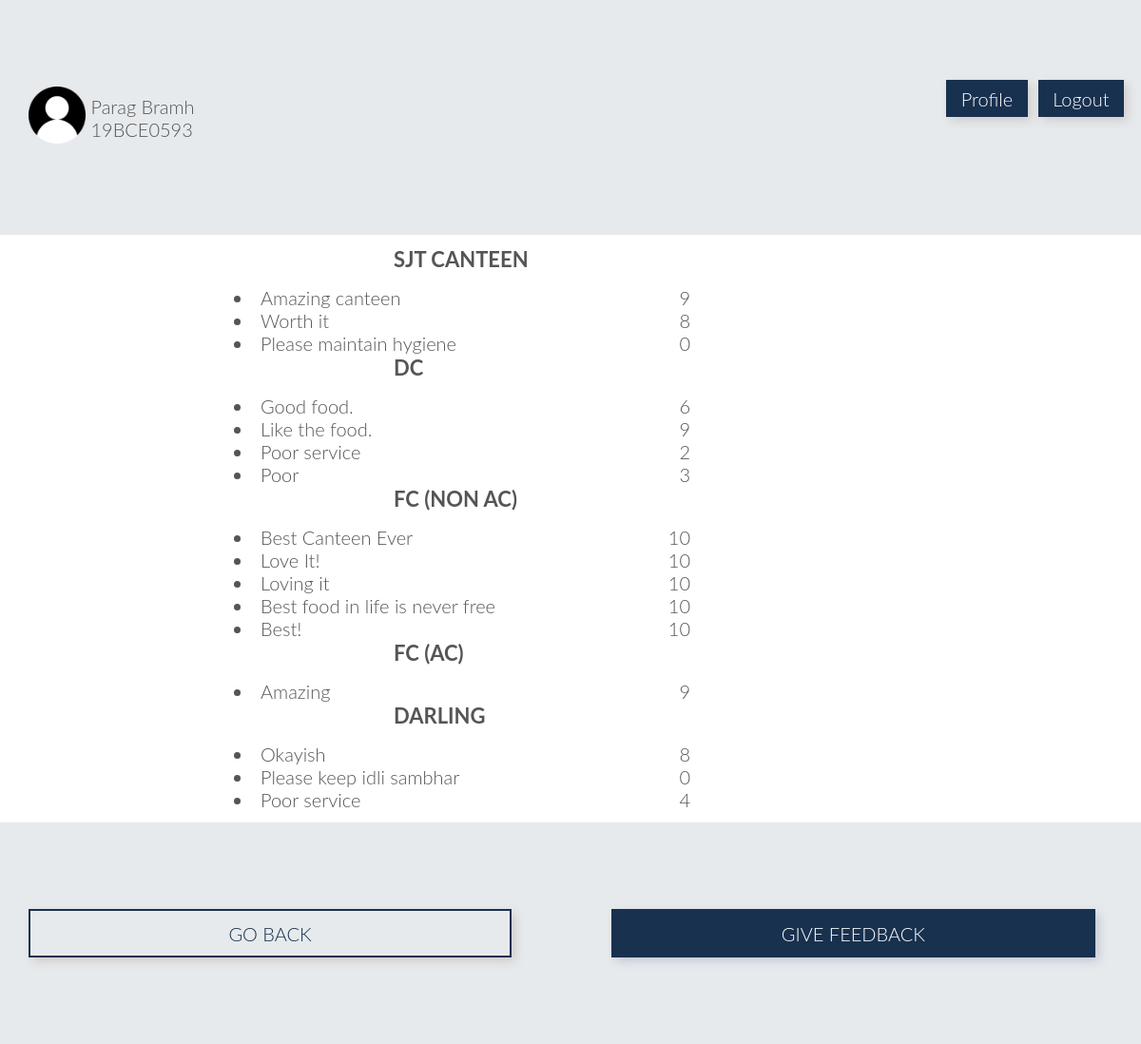
The page /viewfeed.php (signed in) on the database its author committed.
### tables this page shows
CREATE TABLE `customer` (
  `custid` varchar(10) NOT NULL,
  `name` varchar(25) DEFAULT NULL,
  `wallet` int(11) DEFAULT NULL,
  `hblock` varchar(2) DEFAULT NULL,
  `hroom` int(11) DEFAULT NULL,
  `phone` decimal(30,0) DEFAULT NULL
);

CREATE TABLE `feedback` (
  `fid` int(11) NOT NULL,
  `cid` int(11) DEFAULT NULL,
  `custid` varchar(25) DEFAULT NULL,
  `content` varchar(150) DEFAULT NULL,
  `rating` int(11) DEFAULT NULL
);

### viewfeed.php (the view, shortened to what this page needs)
<!DOCTYPE html>
<?php
    include('sessioncust.php');
    $uname = $_SESSION['login_user'];
    $sql = "SELECT * from customer where custid='$uname'";
    $result = mysqli_query($db,$sql);
    $row = mysqli_fetch_array($result,MYSQLI_ASSOC);
?>
<html>
    <head>
        <link rel="stylesheet" type="text/css" href="css/style.css">
        <link rel="stylesheet" type="text/css" href="css/grid.css">
    </head>
    <body>
        <section class="section-plans">
            <div class="row">
                <div class="col span-10-of-12">
                    <img src="images/person.png" style="border-radius: 20%; width: 5vw;">
                    <div style="display: inline-block; vertical-align: super"><?php echo $row['name']?><br><?php echo $row['custid']?></div>
                </div>
                <div class="col span-1-of-12"><a style="text-decoration: none; background-color: #18314f; padding: 10% 20%; color: white; vertical-align: text-bottom; margin-top: 20%; margin-bottom: 20%; box-shadow: 4px 4px 10px rgba(72, 39, 10, 0.15)" href="profile.php">Profile</a></div>
                <div class="col span-1-of-12"><a style="text-decoration: none; background-color: #18314f; padding: 10% 20%; color: white; vertical-align: text-bottom; margin-top: 20%; margin-bottom: 20%; box-shadow: 4px 4px 10px rgba(72, 39, 10, 0.15)" href="index.php">Logout</a></div>
            </div>
        </section>
        <section class="section-cant">
            <div class="row">
                <h3 style="margin-left:32vw;"><strong>SJT CANTEEN</strong></h3>
                    <?php
                        $q = "Select * from feedback where cid=919";
                        $res = mysqli_query($db,$q);
                        while($item = mysqli_fetch_array($res, MYSQLI_ASSOC)){
                            echo "<li style=\"margin-left:18vw; width:40vw;\">".$item['content']."<div style=\"float:right;\">".$item['rating']."</div></li>";
                        }
                    ?>
            </div>
            <div class="row">
                <h3 style="margin-left:32vw;"><strong>DC</strong></h3>
                    <?php
                        $q = "Select * from feedback where cid=943";
                        $res = mysqli_query($db,$q);
                        while($item = mysqli_fetch_array($res, MYSQLI_ASSOC)){
                            echo "<li style=\"margin-left:18vw; width:40vw;\">".$item['content']."<div style=\"float:right;\">".$item['rating']."</div></li>";
                        }
                    ?>
            </div>
            <div class="row">
                <h3 style="margin-left:32vw;"><strong>FC (Non AC)</strong></h3>
                    <?php
                        $q = "Select * from feedback where cid=2015";
                        $res = mysqli_query($db,$q);
                        while($item = mysqli_fetch_array($res, MYSQLI_ASSOC)){
                            echo "<li style=\"margin-left:18vw; width:40vw;\">".$item['content']."<div style=\"float:right;\">".$item['rating']."</div></li>";
                        }
                    ?>
            </div>
            <div class="row">
                <h3 style="margin-left:32vw;"><strong>FC (AC)</strong></h3>
                    <?php
                        $q = "Select * from feedback where cid=2038";
                        $res = mysqli_query($db,$q);
                        while($item = mysqli_fetch_array($res, MYSQLI_ASSOC)){
                            echo "<li style=\"margin-left:18vw; width:40vw;\">".$item['content']."<div style=\"float:right;\">".$item['rating']."</div></li>";
                        }
                    ?>
            </div>
            <div class="row">
                <h3 style="margin-left:32vw;"><strong>Darling</strong></h3>
                    <?php
                        $q = "Select * from feedback where cid=2299";
                        $res = mysqli_query($db,$q);
                        while($item = mysqli_fetch_array($res, MYSQLI_ASSOC)){
                            echo "<li style=\"margin-left:18vw; width:40vw;\">".$item['content']."<div style=\"float:right;\">".$item['rating']."</div></li>";
                        }
                    ?>
            </div>
        </section>
        <section class="section-plans">
            <div class="row">
                <a style="text-decoration: none; color:#18314f;" href="homepage.php">
                    <div class="col span-5-of-11" style="box-shadow: 4px 4px 10px rgba(72, 39, 10, 0.15); text-align: center; padding: 1%;border: 2px solid #18314f;">
                        GO BACK
                    </div>
                </a>
                <div class="col">&nbsp;&nbsp;&nbsp;&nbsp;&nbsp;&nbsp;&nbsp;&nbsp;&nbsp;&nbsp;&nbsp;&nbsp;&nbsp;&nbsp;&nbsp;&nbsp;</div>
                <a style="text-decoration: none; color: white;" href="givefeed.php">
                    <div class="col span-5-of-11" style="box-shadow: 4px 4px 10px rgba(12, 10, 72, 0.15); text-align: center; padding: 1%;border: 2px solid #18314f;background-color: #18314f;">
                        GIVE FEEDBACK
                    </div>
                </a>
            </div>
        </section>
   </body>
</html>

### css/style.css (style rules this page uses)
* { margin:0; padding: 0; -webkit-box-sizing: border-box; box-sizing: border-box; }
html, body { background-color: #fff; color: #555; font-family: 'Lato','Arial', sans-serif; font-weight: 300; font-size: 20px; text-rendering: optimizeLegibility; overflow-x: hidden; }
.row { max-width: 1140px; margin: 0 auto; }
section { padding: 80px 0px; }
h1, h2, h3 { font-weight: 300; text-transform: uppercase; }
h3 { font-size: 110%; margin-bottom: 15px; }
.section-cant { padding: 1%; }
.section-plans { background-color: rgba(24, 49, 79, 0.1); }

### css/grid.css (style rules this page uses)
.row { zoom: 1; }
.row:before, .row:after { content:""; display:table; }
.row:after { clear:both; }
.col { display: block; float:left; margin: 1% 0 1% 1.6%; }
.col:first-child { margin-left: 0; }
.span-5-of-11 { width: 44.58%; }
.span-10-of-12 { width: 83.06%; }
.span-1-of-12 { width: 6.86%; }

### rows shown on the page
customer: name "Parag Bramh", custid "19BCE0593"
feedback: content "Amazing canteen", rating "9"
feedback: content "Worth it", rating "8"
feedback: content "Please maintain hygiene", rating "0"
feedback: content "Good food.", rating "6"
feedback: content "Like the food.", rating "9"
feedback: content "Poor service", rating "2"
feedback: content "Poor", rating "3"
feedback: content "Best Canteen Ever", rating "10"
feedback: content "Love It!", rating "10"
feedback: content "Loving it", rating "10"
feedback: content "Best food in life is never free", rating "10"
feedback: content "Best!", rating "10"
feedback: content "Amazing", rating "9"
feedback: content "Okayish", rating "8"
feedback: content "Please keep idli sambhar", rating "0"
feedback: content "Poor service", rating "4"
